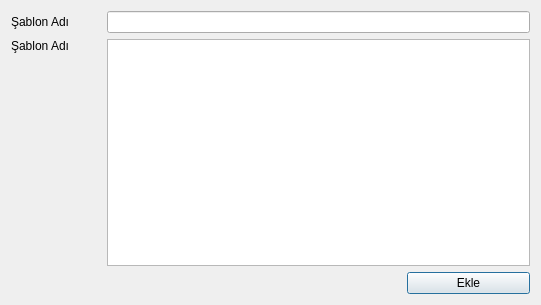
<?xml version="1.0" encoding="UTF-8"?>
<ui version="4.0">
 <class>SablonEkle</class>
 <widget class="QDialog" name="SablonEkle">
  <property name="geometry">
   <rect>
    <x>0</x>
    <y>0</y>
    <width>541</width>
    <height>305</height>
   </rect>
  </property>
  <property name="windowTitle">
   <string>Dialog</string>
  </property>
  <property name="windowIcon">
   <iconset resource="../uzlasma.qrc">
    <normaloff>:/newPrefix/lib/icon/gnome-contacts.png</normaloff>:/newPrefix/lib/icon/gnome-contacts.png</iconset>
  </property>
  <layout class="QGridLayout" name="gridLayout">
   <item row="0" column="0">
    <widget class="QLabel" name="label">
     <property name="minimumSize">
      <size>
       <width>90</width>
       <height>0</height>
      </size>
     </property>
     <property name="maximumSize">
      <size>
       <width>90</width>
       <height>16777215</height>
      </size>
     </property>
     <property name="text">
      <string>Şablon Adı</string>
     </property>
    </widget>
   </item>
   <item row="0" column="1" colspan="2">
    <widget class="QLineEdit" name="lineEdit"/>
   </item>
   <item row="1" column="0">
    <widget class="QLabel" name="label_2">
     <property name="minimumSize">
      <size>
       <width>90</width>
       <height>0</height>
      </size>
     </property>
     <property name="maximumSize">
      <size>
       <width>90</width>
       <height>16777215</height>
      </size>
     </property>
     <property name="text">
      <string>Şablon Adı</string>
     </property>
    </widget>
   </item>
   <item row="1" column="1" rowspan="2" colspan="2">
    <widget class="QTextEdit" name="textEdit"/>
   </item>
   <item row="2" column="0">
    <spacer name="verticalSpacer">
     <property name="orientation">
      <enum>Qt::Vertical</enum>
     </property>
     <property name="sizeHint" stdset="0">
      <size>
       <width>20</width>
       <height>210</height>
      </size>
     </property>
    </spacer>
   </item>
   <item row="3" column="0" colspan="2">
    <spacer name="horizontalSpacer">
     <property name="orientation">
      <enum>Qt::Horizontal</enum>
     </property>
     <property name="sizeHint" stdset="0">
      <size>
       <width>393</width>
       <height>20</height>
      </size>
     </property>
    </spacer>
   </item>
   <item row="3" column="2">
    <widget class="QPushButton" name="pushButton">
     <property name="text">
      <string>Ekle</string>
     </property>
    </widget>
   </item>
  </layout>
 </widget>
 <resources>
  <include location="../uzlasma.qrc"/>
 </resources>
 <connections>
  <connection>
   <sender>pushButton</sender>
   <signal>clicked()</signal>
   <receiver>SablonEkle</receiver>
   <slot>close()</slot>
   <hints>
    <hint type="sourcelabel">
     <x>487</x>
     <y>284</y>
    </hint>
    <hint type="destinationlabel">
     <x>49</x>
     <y>149</y>
    </hint>
   </hints>
  </connection>
 </connections>
</ui>
